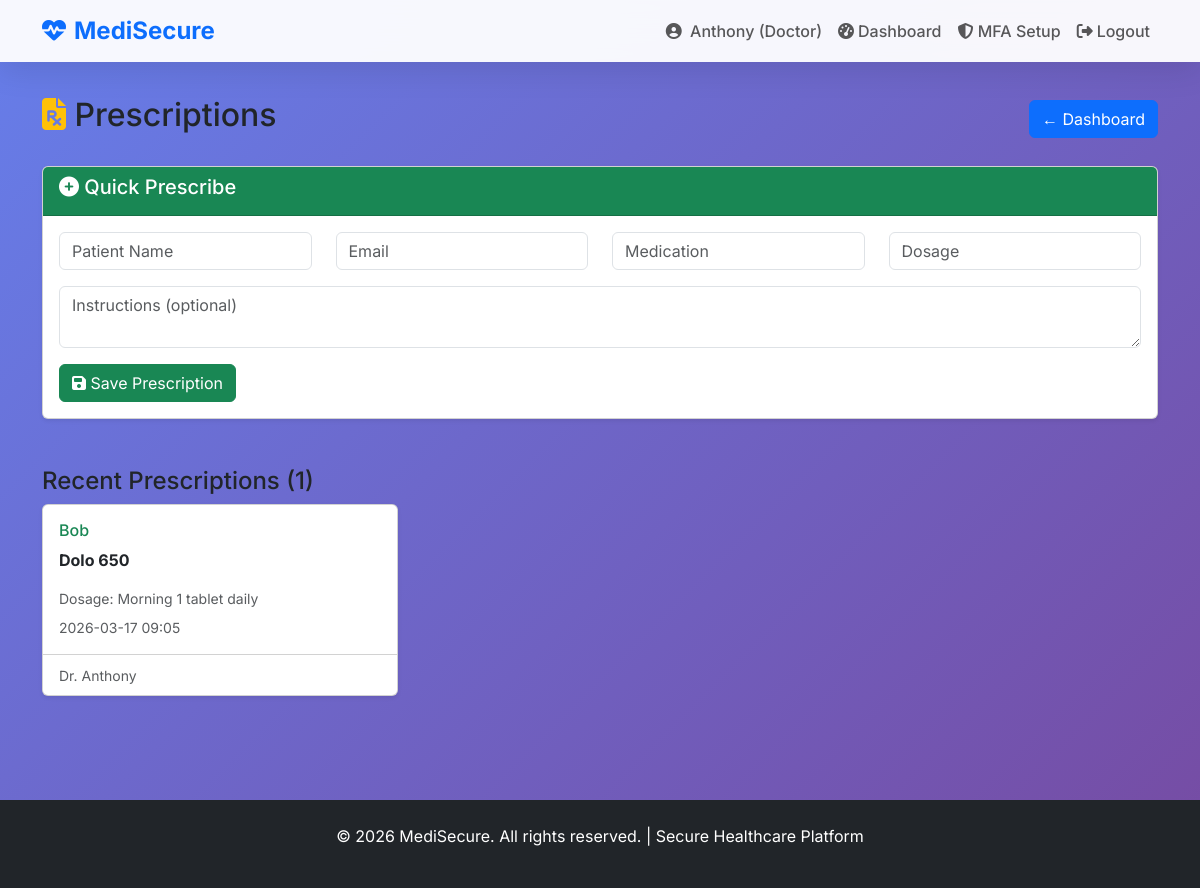
The page /doctor/prescriptions (signed in) on the database its author committed.
### app.py (models this page shows, shortened)
class User(UserMixin, db.Model):
    id = db.Column(db.Integer, primary_key=True)
    full_name = db.Column(db.String(100), nullable=False)
    email = db.Column(db.String(120), unique=True, nullable=False)
    password_hash = db.Column(db.String(255), nullable=False)
    mfa_secret = db.Column(db.String(32), nullable=True)
    mfa_enabled = db.Column(db.Boolean, default=False)
    role = db.Column(db.String(20), default='patient')  # 'admin', 'doctor', 'patient'
    specialty = db.Column(db.String(50), nullable=True)

class Prescription(db.Model):
    id = db.Column(db.Integer, primary_key=True)
    patient_name = db.Column(db.String(100), nullable=False)
    patient_email = db.Column(db.String(120), nullable=False)
    doctor_id = db.Column(db.Integer, db.ForeignKey('user.id'))
    doctor = db.relationship('User', backref='prescriptions')
    medication = db.Column(db.String(200), nullable=False)
    dosage = db.Column(db.String(100), nullable=False)
    instructions = db.Column(db.Text)
    date_prescribed = db.Column(db.DateTime, default=datetime.utcnow)

### app.py (the view, shortened to what this page needs)
@app.route('/doctor/prescriptions', methods=['GET', 'POST'])
@login_required
def doctor_prescriptions():
    if current_user.role != 'doctor':
        flash('Doctor access only!', 'danger')
        return redirect(url_for('home'))
    prescriptions = Prescription.query.filter_by(doctor_id=current_user.id).order_by(Prescription.date_prescribed.desc()).all()
    return render_template('doctor_prescriptions.html', prescriptions=prescriptions)

### app.py (called while the page is built)
@login_manager.user_loader
@login_manager.user_loader
def load_user(user_id):
    return User.query.get(int(user_id))

### templates/doctor_prescriptions.html (shortened to what this page needs)
{% extends "base.html" %}
{% block content %}
<div class="container mt-5">
   <div class="d-flex justify-content-between align-items-center mb-4">
    <h2><i class="fas fa-file-prescription text-warning"></i> Prescriptions</h2>
    <a href="{{ url_for('doctor_dashboard') }}" class="btn btn-primary">← Dashboard</a>
</div>
    <div class="card mb-5 shadow-sm">
        <div class="card-header bg-success text-white">
            <h5><i class="fas fa-plus-circle"></i> Quick Prescribe</h5>
        </div>
        <div class="card-body">
            <form method="POST">
                <div class="row">
                    <div class="col-md-3">
                        <input type="text" name="patient_name" class="form-control" placeholder="Patient Name" required>
                    </div>
                    <div class="col-md-3">
                        <input type="email" name="patient_email" class="form-control" placeholder="Email" required>
                    </div>
                    <div class="col-md-3">
                        <input type="text" name="medication" class="form-control" placeholder="Medication" required>
                    </div>
                    <div class="col-md-3">
                        <input type="text" name="dosage" class="form-control" placeholder="Dosage" required>
                    </div>
                </div>
                <div class="row mt-3">
                    <div class="col-md-12">
                        <textarea name="instructions" class="form-control" rows="2" placeholder="Instructions (optional)"></textarea>
                    </div>
                </div>
                <button type="submit" class="btn btn-success mt-3">
                    <i class="fas fa-save"></i> Save Prescription
                </button>
            </form>
        </div>
    </div>
    {% if prescriptions %}
    <h4>Recent Prescriptions ({{ prescriptions|length }})</h4>
    <div class="row">
        {% for prescription in prescriptions %}
        <div class="col-md-6 col-lg-4 mb-4">
            <div class="card h-100 shadow-sm border-left-success">
                <div class="card-body">
                    <h6 class="card-title text-success">{{ prescription.patient_name }}</h6>
                    <p class="fw-bold">{{ prescription.medication }}</p>
                    <p class="small text-muted mb-2">Dosage: {{ prescription.dosage }}</p>
                    <p class="text-muted small mb-0">{{ prescription.date_prescribed.strftime('%Y-%m-%d %H:%M') }}</p>
                </div>
                <div class="card-footer bg-transparent">
                    <small class="text-muted">Dr. {{ current_user.full_name }}</small>
                </div>
            </div>
        </div>
        {% endfor %}
    </div>
    {% else %}
    <div class="text-center py-5">
        <i class="fas fa-file-prescription fa-3x text-muted mb-3"></i>
        <h4>No prescriptions yet</h4>
        <p class="text-muted">Create your first prescription above!</p>
    </div>
    {% endif %}
</div>
{% endblock %}

### templates/base.html (shortened to what this page needs)
<!DOCTYPE html>
<html lang="en">
<head>
    <link href="https://cdn.jsdelivr.net/npm/bootstrap@5.3.3/dist/css/bootstrap.min.css" rel="stylesheet">
    <link href="https://cdnjs.cloudflare.com/ajax/libs/font-awesome/6.5.1/css/all.min.css" rel="stylesheet">
</head>
<body>
    <nav class="navbar navbar-expand-lg navbar-light fixed-top">
        <div class="container">
            <a class="navbar-brand text-primary" href="{{ url_for('home') }}">
                <i class="fas fa-heartbeat me-2"></i>MediSecure
            </a>
            <div class="collapse navbar-collapse" id="navbarNav">
                <ul class="navbar-nav ms-auto">
                    {% if current_user.is_authenticated %}
                        <li class="nav-item">
                            <span class="nav-link">
                                <i class="fas fa-user-circle me-1"></i>
                                {{ current_user.full_name }} ({{ current_user.role.title() }})
                            </span>
                        </li>
                        <li class="nav-item">
                            <a class="nav-link" href="{{ url_for('dashboard') }}">
                                <i class="fas fa-tachometer-alt me-1"></i>Dashboard
                            </a>
                        </li>
                        <a href="{{ url_for('mfa_setup') }}" class="nav-link">
                            <i class="fas fa-shield-alt"></i> MFA Setup
                        </a>
                        <li class="nav-item">
                            <a class="nav-link" href="{{ url_for('logout') }}">
                                <i class="fas fa-sign-out-alt me-1"></i>Logout
                            </a>
                        </li>
                    {% endif %}
                </ul>
            </div>
        </div>
    </nav>
    <main class="pt-5">
        <div class="container-fluid">
            {% block content %}{% endblock %}
        </div>
    </main>
    <footer class="bg-dark text-white text-center py-4 mt-5">
        <p>&copy; 2026 MediSecure. All rights reserved. | Secure Healthcare Platform</p>
    </footer>
</body>
</html>

### templates/base.html (style rules this page uses)
* { font-family: 'Inter', sans-serif; }
body { background: linear-gradient(135deg, #667eea 0%, #764ba2 100%); min-height: 100vh; margin: 0; }
.navbar { background: rgba(255,255,255,0.95) !important; backdrop-filter: blur(20px); box-shadow: 0 8px 32px rgba(0,0,0,0.1); }
.navbar-brand { font-weight: 700; font-size: 1.5rem; }
.navbar-nav .nav-link { font-weight: 500; }
main { padding: 2rem 0; }

### rows shown on the page
User: full_name "Anthony", role "Doctor"
Prescription: patient_name "Bob", medication "Dolo 650", dosage "Morning 1 tablet daily", date_prescribed "2026-03-17 09:05"

### other values the page prints
{{ prescriptions|length }} "1"
